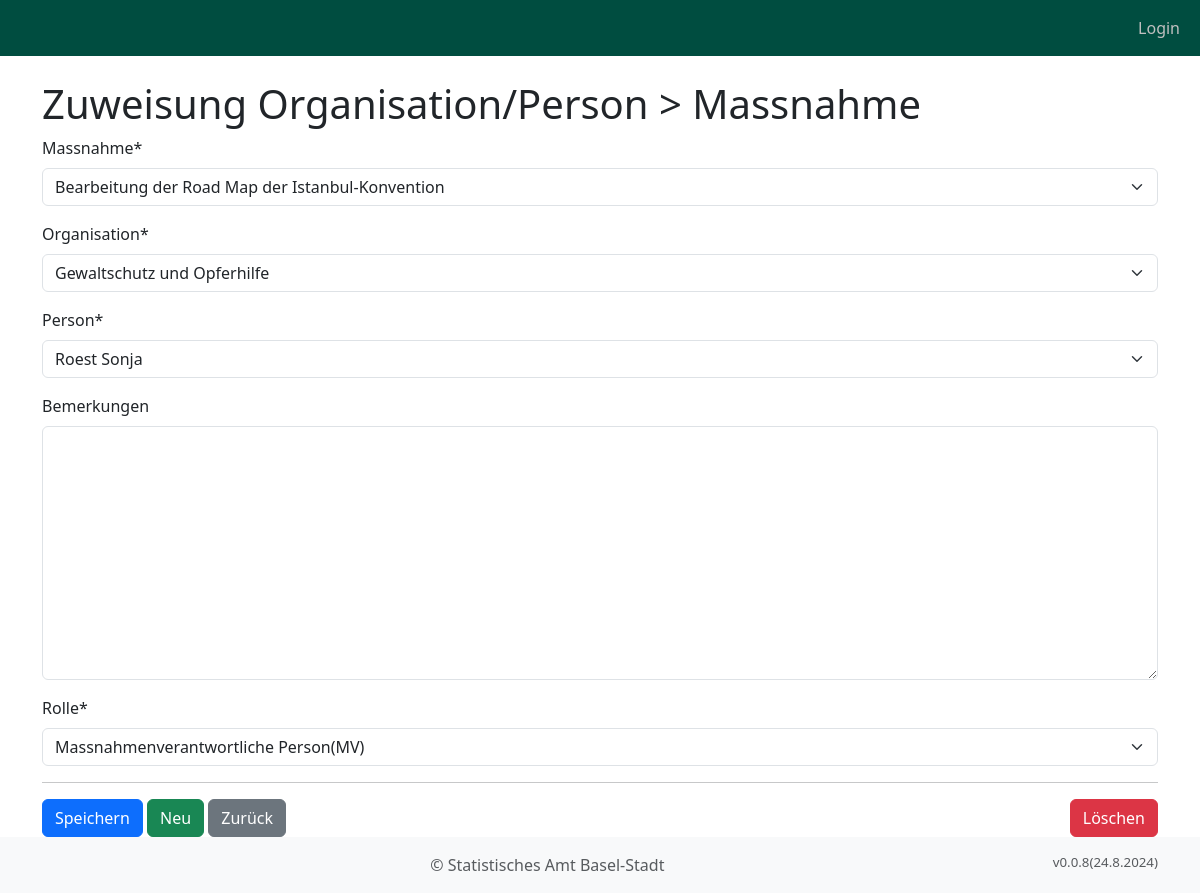
/massnahme_org/edit/1/, run on the app's committed database.
### objective_manager_app/models.py (models this page shows, shortened)
class MassnahmeOrganisation(models.Model):
    massnahme = models.ForeignKey(BusinessObject, on_delete=models.CASCADE)
    organisation = models.ForeignKey(Organisation, on_delete=models.CASCADE)
    person = models.ForeignKey(Person, on_delete=models.CASCADE, default=1)
    bemerkungen = models.TextField(max_length=500, verbose_name="Bemerkungen", null=True, blank=True)
    rolle = models.ForeignKey("Rolle", on_delete=models.CASCADE, default=7)

### objective_manager_app/views.py (the view)
# urls.py: path('massnahme_org/edit/<int:pk>/', views.MassnahmeOrganisationUpdateView.as_view(), name='massnahme_org_edit'),
class MassnahmeOrganisationUpdateView(UpdateView):
    model = MassnahmeOrganisation
    fields = ['massnahme', 'organisation', 'person', 'bemerkungen', 'rolle']
    template_name = 'objective_manager_app/massnahme_organisation_edit.html'
    context_object_name = 'massnahmeorganisation'
    success_url = reverse_lazy('massnahmeorganisation_list')  # Replace with your success URL, like the list or detail view

### objective_manager_app/models.py (called while the page is built)
    def __str__(self):
        return self.bereich if self.bereich else self.dienststelle

    def __str__(self):
        return f"{self.nachname} {self.vorname}"

    def get_queryset(self):
        return super().get_queryset().filter(kategorie_id=3)

    def __str__(self):
        return self.titel

    def __str__(self):
        return self.titel

### objective_manager_app/templatetags/custom_filters.py (called while the page is built)
@register.filter(name='is_in_group')
def is_in_group(user, group_name):
    if user.is_authenticated:
        return user.groups.filter(name=group_name).exists()
    return False

### templates/objective_manager_app/massnahme_organisation_edit.html (shortened to what this page needs)
{% extends "base.html" %}
{% load crispy_forms_tags %}
{% block content %}
<div class="container">
    <h1>Zuweisung Organisation/Person > Massnahme</h1>
    <form method="post">
        {{ form|crispy }}
        <hr>
        <button type="submit" class="btn btn-primary">Speichern</button>
        {% if form.instance.pk %}
            <button type="button" class="btn btn-success" onclick="window.location.href='{% url "massnahme_create" form.instance.vorgaenger.id %}'">Neu</button>
        {% endif %}
        <button type="button" class="btn btn-secondary" onclick="window.history.back()">Zurück</button>
        {% if form.instance.pk %}
            <button type="button" class="btn btn-danger btn-float-right" onclick="confirmDelete({{ form.instance.id }})">Löschen</button>
        {% endif %}
    </form>
</div>
{% endblock %}

### static/css/styles.css (style rules this page uses)
.btn-float-right { float: right; margin-left: 10px; }

### templates/objective_manager_app/massnahme_organisation_edit.html (style rules this page uses)
.btn-float-right { float: right; }

### data on the page
MassnahmeOrganisation: massnahme "Bearbeitung der Road Map der Istanbul-Konvention", organisation "Gewaltschutz und Opferhilfe", person "Roest Sonja", rolle "Massnahmenverantwortliche Person(MV)"
